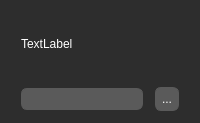
                         <widget class="QFrame" name="Frame_Tool_AudioProcessor_Media_Dir_Input">
                          <property name="minimumSize">
                           <size>
                            <width>0</width>
                            <height>123</height>
                           </size>
                          </property>
                          <property name="styleSheet">
                           <string notr="true">QFrame {
	color: rgb(255, 255, 255);
	background-color: rgb(45, 45, 45);
	border-width: 0px;
	border-style: solid;
}
QFrame:hover {
	background-color: rgb(60, 60, 60);
}</string>
                          </property>
                          <layout class="QVBoxLayout" name="verticalLayout_35">
                           <property name="spacing">
                            <number>12</number>
                           </property>
                           <property name="leftMargin">
                            <number>21</number>
                           </property>
                           <property name="topMargin">
                            <number>12</number>
                           </property>
                           <property name="rightMargin">
                            <number>21</number>
                           </property>
                           <property name="bottomMargin">
                            <number>12</number>
                           </property>
                           <item>
                            <widget class="QLabel" name="Label_Tool_AudioProcessor_Media_Dir_Input">
                             <property name="styleSheet">
                              <string notr="true">QLabel {
	/*text-align: center;*/
	/*color: rgb(255, 255, 255);*/
	background-color: transparent;
	padding: 0px;
	border-width: 0px;
	border-radius: 0px;
	border-style: solid;
}</string>
                             </property>
                             <property name="text">
                              <string>TextLabel</string>
                             </property>
                            </widget>
                           </item>
                           <item>
                            <widget class="QFrame" name="ChildFrame_Tool_AudioProcessor_Media_Dir_Input">
                             <property name="sizePolicy">
                              <sizepolicy hsizetype="Preferred" vsizetype="Fixed">
                               <horstretch>0</horstretch>
                               <verstretch>0</verstretch>
                              </sizepolicy>
                             </property>
                             <property name="styleSheet">
                              <string notr="true">QFrame {
	color: rgb(255, 255, 255);
	background-color: transparent;
	border-width: 0px;
	border-style: solid;
}
QFrame:hover {
	background-color: transparent;
}</string>
                             </property>
                             <layout class="QHBoxLayout" name="horizontalLayout_8">
                              <property name="spacing">
                               <number>12</number>
                              </property>
                              <property name="leftMargin">
                               <number>0</number>
                              </property>
                              <property name="topMargin">
                               <number>0</number>
                              </property>
                              <property name="rightMargin">
                               <number>0</number>
                              </property>
                              <property name="bottomMargin">
                               <number>0</number>
                              </property>
                              <item>
                               <widget class="QLineEdit" name="LineEdit_Tool_AudioProcessor_Media_Dir_Input">
                                <property name="styleSheet">
                                 <string notr="true">QLineEdit {
	text-align: left;
	color: rgb(255, 255, 255);
	selection-background-color: darkgrey;
	background-color: rgb(90, 90, 90);
	padding: 1.5px;
	border-width: 1px;
	border-radius: 6px;
	border-style: solid;
	border-color: rgb(90, 90, 90);
}
QLineEdit:hover {
	background-color: rgb(120, 120, 120);
}


QToolTip {
	color: white;
	background-color: transparent;
}</string>
                                </property>
                               </widget>
                              </item>
                              <item>
                               <widget class="QPushButton" name="Button_Tool_AudioProcessor_Media_Dir_Input">
                                <property name="sizePolicy">
                                 <sizepolicy hsizetype="Preferred" vsizetype="Preferred">
                                  <horstretch>0</horstretch>
                                  <verstretch>0</verstretch>
                                 </sizepolicy>
                                </property>
                                <property name="maximumSize">
                                 <size>
                                  <width>24</width>
                                  <height>24</height>
                                 </size>
                                </property>
                                <property name="styleSheet">
                                 <string notr="true">QPushButton {
	text-align: center;
	color: rgb(255, 255, 255);
	background-color: rgb(90, 90, 90);
	padding: 6px;
	border-width: 1px;
	border-radius: 6px;
	border-style: solid;
	border-color: rgb(90, 90, 90);
}
QPushButton:hover {
	background-color: rgb(120, 120, 120);
}


QToolTip {
	color: white;
	background-color: transparent;
}</string>
                                </property>
                                <property name="text">
                                 <string>...</string>
                                </property>
                               </widget>
                              </item>
                             </layout>
                            </widget>
                           </item>
                          </layout>
                         </widget>
